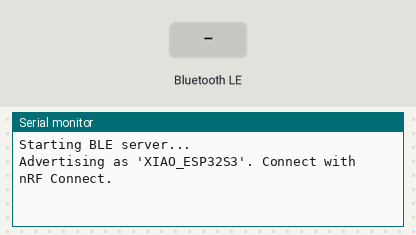
This sketch was run on a simulated Seeed XIAO ESP32-S3. On the bench: the last lines printed to the serial monitor. Inputs (shaded band) come from the test bench. Nothing arrives over Bluetooth unless stated; a phone connects over Bluetooth LE 3 s after start.

Above: at 4.2 s.
4.3 s: Bluetooth LE write "1" received
At 4.7 s:
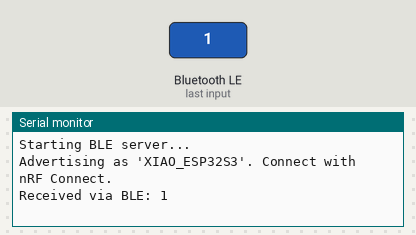
5.8 s: Bluetooth LE write "0" received
At 7.0 s:
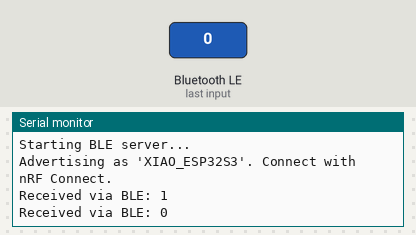
7.3 s: Bluetooth LE write "2" received
At 8.1 s:
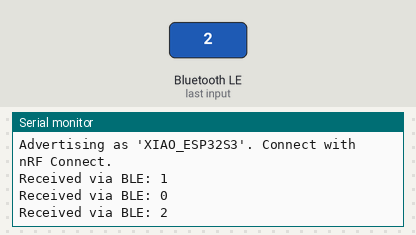

The sketch:

11_ble_server.ino
```cpp
// 11. BLE server — wiki "Bluetooth Usage" example: advertise a BLE service
// with a readable/writable characteristic. Connect with a phone app
// (nRF Connect / LightBlue) and read or write the value.
#include <BLEDevice.h>
#include <BLEUtils.h>
#include <BLEServer.h>

#define SERVICE_UUID        "4fafc201-1fb5-459e-8fcc-c5c9c331914b"
#define CHARACTERISTIC_UUID "beb5483e-36e1-4688-b7f5-ea07361b26a8"

class WriteCB : public BLECharacteristicCallbacks {
  void onWrite(BLECharacteristic *c) override {
    String v = c->getValue();
    Serial.print("Received via BLE: ");
    Serial.println(v);
  }
};

void setup() {
  Serial.begin(115200);
  delay(3000);
  Serial.println("Starting BLE server...");

  BLEDevice::init("XIAO_ESP32S3");
  BLEServer *server = BLEDevice::createServer();
  BLEService *service = server->createService(SERVICE_UUID);
  BLECharacteristic *ch = service->createCharacteristic(
      CHARACTERISTIC_UUID,
      BLECharacteristic::PROPERTY_READ | BLECharacteristic::PROPERTY_WRITE);
  ch->setValue("Hello from XIAO ESP32S3");
  ch->setCallbacks(new WriteCB());
  service->start();

  BLEAdvertising *adv = BLEDevice::getAdvertising();
  adv->addServiceUUID(SERVICE_UUID);
  adv->setScanResponse(true);
  BLEDevice::startAdvertising();
  Serial.println("Advertising as 'XIAO_ESP32S3'. Connect with nRF Connect.");
}

void loop() {
  delay(2000);
}
```

Measured:
- after the input at 4.3 s, the serial monitor: prints a new line at once (image 1)
- after the input at 5.8 s, the serial monitor: prints a new line at once (image 2)
- after the input at 7.3 s, the serial monitor: prints a new line at once (image 3)
